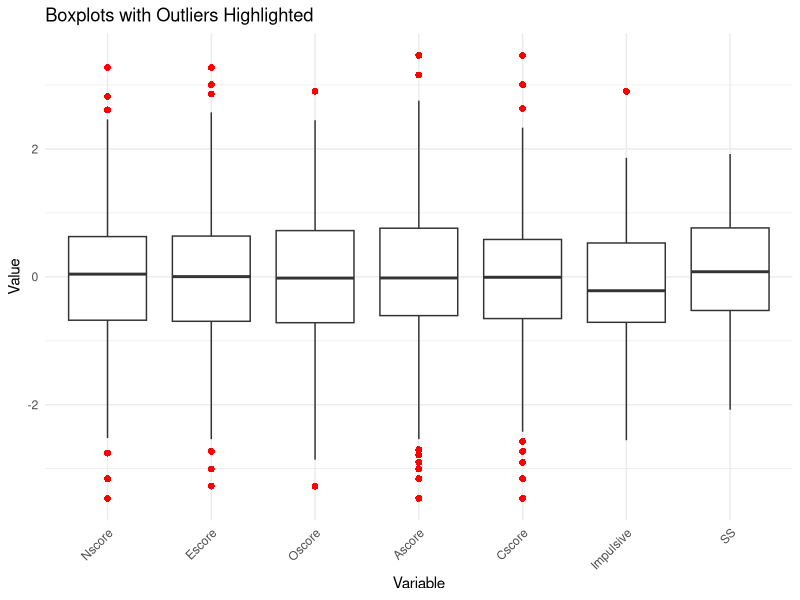
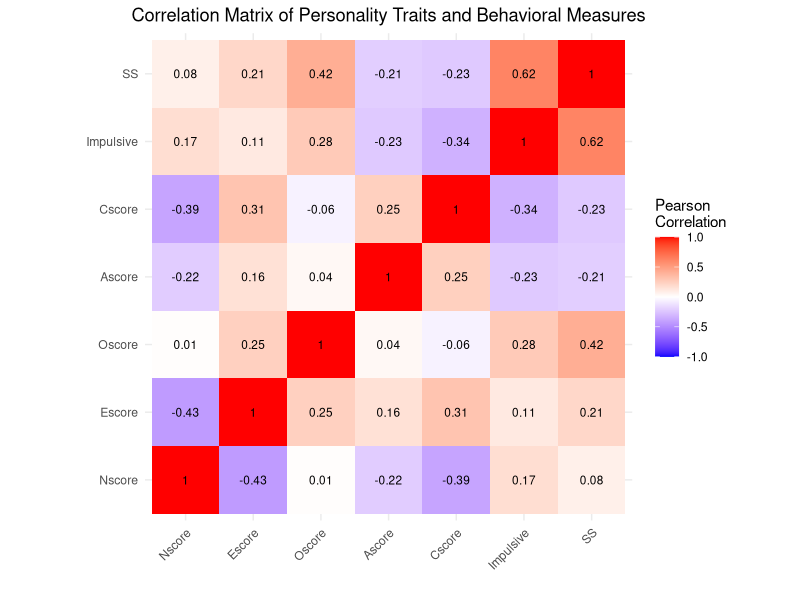
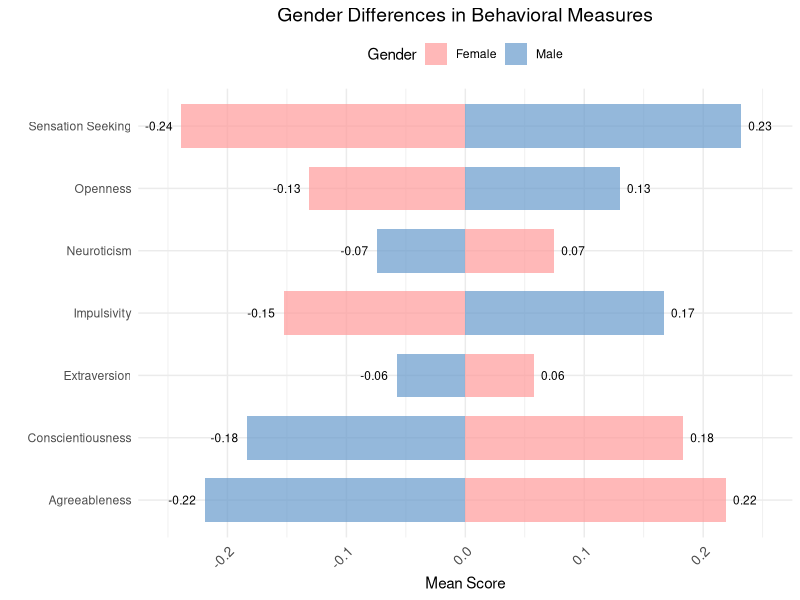

The R source for these figures, in order:
###############################################################################
# Drug Consumption Data Analysis
###############################################################################

# Load required libraries
library(dplyr)
library(ggplot2)
library(reshape2)


# Read the CSV file
drug_data <- read.csv("Data/drug_consumption.csv")

###############################################################################
# Define mappings and column information
###############################################################################

# Column names for the dataset
column_names <- c(
  "Index", "ID", "Age", "Gender", "Education", "Country", "Ethnicity", 
  "Nscore", "Escore", "Oscore", "Ascore", "Cscore", "Impulsive", "SS", 
  "Alcohol", "Amphet", "Amyl", "Benzos", "Caff", "Cannabis", "Choc", "Coke", 
  "Crack", "Ecstasy", "Heroin", "Ketamine", "Legalh", "LSD", "Meth", 
  "Mushrooms", "Nicotine", "Semer", "VSA"
)

# Drug column names
drug_columns <- c(
  "Alcohol", "Amphet", "Amyl", "Benzos", "Caff", "Cannabis", 
  "Choc", "Coke", "Crack", "Ecstasy", "Heroin", "Ketamine", 
  "Legalh", "LSD", "Meth", "Mushrooms", "Nicotine", "Semer", "VSA"
)

# Mapping of drug consumption classes to their meanings
consumption_mapping <- c(
  "CL0" = "Never Used",
  "CL1" = "Used over a Decade Ago",
  "CL2" = "Used in Last Decade", 
  "CL3" = "Used in Last Year",
  "CL4" = "Used in Last Month",
  "CL5" = "Used in Last Week",
  "CL6" = "Used in Last Day"
)

# Map Age values to their meaning
age_mapping <- c(
  "-0.95197" = "18-24",
  "-0.07854" = "25-34",
  "0.49788" = "35-44",
  "1.09449" = "45-54",
  "1.82213" = "55-64",
  "2.59171" = "65+"
)

# Map Gender values to their meaning
gender_mapping <- c(
  "0.48246" = "Female",
  "-0.48246" = "Male"
)

# Map Education values to their meaning
education_mapping <- c(
  "-2.43591" = "Left school before 16 years",
  "-1.73790" = "Left school at 16 years",
  "-1.43719" = "Left school at 17 years",
  "-1.22751" = "Left school at 18 years",
  "-0.61113" = "Some college or university, no certificate or degree",
  "-0.05921" = "Professional certificate/diploma",
  "0.45468" = "University degree",
  "1.16365" = "Masters degree",
  "1.98437" = "Doctorate degree"
)

# Map Country values to their meaning
country_mapping <- c(
  "-0.09765" = "Australia",
  "0.24923" = "Canada",
  "-0.46841" = "New Zealand",
  "-0.28519" = "Other",
  "0.21128" = "Republic of Ireland",
  "0.96082" = "UK",
  "-0.57009" = "USA"
)

# Map Ethnicity values to their meaning
ethnicity_mapping <- c(
  "-0.50212" = "Asian",
  "-1.10702" = "Black",
  "1.90725" = "Mixed-Black/Asian",
  "0.12600" = "Mixed-White/Asian",
  "-0.22166" = "Mixed-White/Black",
  "0.11440" = "Other",
  "-0.31685" = "White"
)

###############################################################################
# Data Processing
###############################################################################

# Rename the columns 
colnames(drug_data) <- column_names

# Convert demographic columns to descriptive values
drug_data$Age <- age_mapping[as.character(drug_data$Age)]
drug_data$Gender <- gender_mapping[as.character(drug_data$Gender)]
drug_data$Education <- education_mapping[as.character(drug_data$Education)]
drug_data$Country <- country_mapping[as.character(drug_data$Country)]
drug_data$Ethnicity <- ethnicity_mapping[as.character(drug_data$Ethnicity)]

# Convert all drug consumption columns to descriptive values
for (col in drug_columns) {
  drug_data[[col]] <- consumption_mapping[as.character(drug_data[[col]])]
}

###############################################################################
# Data Cleaning - Missing values
###############################################################################

# Remove unnecessary column
drug_data <- drug_data[, -which(names(drug_data) == "ID")]

# Check for NA values in each column
na_by_column <- sapply(drug_data, function(x) sum(is.na(x)))
cat("NA values by column:\n")

# Print only columns with NA values
cat("Number of missing values by columnn")
print(na_by_column[na_by_column > 0]) 

# Replace NA values with "Not Provided"
drug_data$Education[is.na(drug_data$Education)] <- "Not Provided"
drug_data$Ethnicity[is.na(drug_data$Ethnicity)] <- "Not Provided"

###############################################################################
# Data Cleaning - Looking for outliers
###############################################################################
# Define numeric columns for outlier analysis
numeric_cols <- c("Nscore", "Escore", "Oscore", "Ascore", "Cscore", "Impulsive", "SS")

# Function to identify outliers using IQR method
identify_outliers_iqr <- function(x) {
  q1 <- quantile(x, 0.25, na.rm = TRUE)
  q3 <- quantile(x, 0.75, na.rm = TRUE)
  iqr <- q3 - q1
  lower_bound <- q1 - 1.5 * iqr
  upper_bound <- q3 + 1.5 * iqr
  
  return(data.frame(
    min = min(x, na.rm = TRUE),
    q1 = q1,
    median = median(x, na.rm = TRUE),
    mean = mean(x, na.rm = TRUE),
    q3 = q3,
    max = max(x, na.rm = TRUE),
    iqr = iqr,
    lower_bound = lower_bound,
    upper_bound = upper_bound,
    n_outliers_below = sum(x < lower_bound, na.rm = TRUE),
    n_outliers_above = sum(x > upper_bound, na.rm = TRUE),
    total_outliers = sum(x < lower_bound | x > upper_bound, na.rm = TRUE),
    outlier_percentage = round(100 * sum(x < lower_bound | x > upper_bound, na.rm = TRUE) / length(x[!is.na(x)]), 2)
  ))
}

# Apply outlier detection to all numeric columns
outlier_summary <- data.frame()
for (col in numeric_cols) {
  result <- identify_outliers_iqr(drug_data[[col]])
  result$variable <- col
  outlier_summary <- rbind(outlier_summary, result)
}

# Display summary of outliers
# outlier_summary <- outlier_summary[, c("variable", "min", "q1", "median", "mean", "q3", "max", 
#                                        "iqr", "lower_bound", "upper_bound", 
#                                        "n_outliers_below", "n_outliers_above", 
#                                        "total_outliers", "outlier_percentage")]
# print(outlier_summary)

# Create a function to visualize outliers with boxplots
plot_outliers <- function(drug_data, columns) {
  # Explicitly use reshape2::melt to avoid namespace issues
  melted_data <- reshape2::melt(drug_data[, columns], id.vars = NULL)
  
  # Create boxplot
  ggplot(melted_data, aes(x = variable, y = value)) +
    geom_boxplot(outlier.colour = "red", outlier.shape = 16, outlier.size = 2) +
    theme_minimal() +
    labs(title = "Boxplots with Outliers Highlighted",
         x = "Variable",
         y = "Value") +
    theme(axis.text.x = element_text(angle = 45, hjust = 1))
}

# Visualize outliers
plot_outliers(drug_data, numeric_cols)

###############################################################################
# Exploratory Data Analysis
###############################################################################

# Basic summary statistics for each numerical column
# cat("\n=== Summary Statistics for Numerical Columns ===\n")
# for (col in numeric_cols) {
#   cat("\nStatistics for", col, ":\n")
#   print(summary(drug_data[[col]]))
#   cat("Standard Deviation:", sd(drug_data[[col]], na.rm = TRUE), "\n")
#   cat("Variance:", var(drug_data[[col]], na.rm = TRUE), "\n")
# }


###############################################################################
# Heatmap
###############################################################################
# Calculate the correlation matrix
cor_matrix <- cor(drug_data[numeric_cols], use = "pairwise.complete.obs")

# Convert the correlation matrix to a data frame for ggplot
cor_df <- melt(cor_matrix)
names(cor_df) <- c("Var1", "Var2", "Correlation")

# Create a ggplot2 correlation heatmap
ggplot(data = cor_df, aes(x = Var1, y = Var2, fill = Correlation)) +
  geom_tile() +
  scale_fill_gradient2(low = "blue", high = "red", mid = "white", 
                       midpoint = 0, limit = c(-1,1), space = "Lab", 
                       name="Pearson\nCorrelation") +
  geom_text(aes(label = round(Correlation, 2)), color = "black", size = 3) +
  theme_minimal() +
  theme(
    axis.text.x = element_text(angle = 45, vjust = 1, hjust = 1),
    plot.title = element_text(hjust = 0.5)
  ) +
  coord_fixed() +
  labs(
    title = "Correlation Matrix of Personality Traits and Behavioral Measures",
    x = "",
    y = ""
  )





###############################################################################
# Gender comparison
###############################################################################

# Calculating the means of the behavioral scores
gender_results <- data.frame(
  Trait = character(),
  Female_Mean = numeric(),
  Male_Mean = numeric(),
  stringsAsFactors = FALSE
)

for (col in numeric_cols) {
  # Calculate means only
  female_mean <- mean(drug_data[drug_data$Gender == "Female", col], na.rm = TRUE)
  male_mean <- mean(drug_data[drug_data$Gender == "Male", col], na.rm = TRUE)
  
  # Add to results dataframe with only needed values
  gender_results <- rbind(gender_results, data.frame(
    Trait = col,
    Female_Mean = female_mean,
    Male_Mean = male_mean,
    stringsAsFactors = FALSE
  ))
}

# Create readable trait names
gender_results$Trait_Name <- case_when(
  gender_results$Trait == "Nscore" ~ "Neuroticism",
  gender_results$Trait == "Escore" ~ "Extraversion",
  gender_results$Trait == "Oscore" ~ "Openness",
  gender_results$Trait == "Ascore" ~ "Agreeableness",
  gender_results$Trait == "Cscore" ~ "Conscientiousness",
  gender_results$Trait == "Impulsive" ~ "Impulsivity",
  gender_results$Trait == "SS" ~ "Sensation Seeking",
  TRUE ~ gender_results$Trait
)

# Create the plot with value labels
ggplot(gender_results, aes(x = Trait_Name)) +
  # Add bars
  geom_bar(aes(y = Female_Mean, fill = "Female"), stat = "identity", position = "dodge", width = 0.7, alpha = 0.7) +
  geom_bar(aes(y = Male_Mean, fill = "Male"), stat = "identity", position = position_dodge(width = 0.7), width = 0.7, alpha = 0.7) +
  # Add value labels
  geom_text(aes(y = Female_Mean, label = sprintf("%.2f", Female_Mean)),
            position = position_dodge(width = 0.7), 
            hjust = ifelse(gender_results$Female_Mean < 0, 1.3, -0.3),  # Adjust horizontal position based on value
            size = 3) +
  geom_text(aes(y = Male_Mean, label = sprintf("%.2f", Male_Mean)),
            position = position_dodge(width = 0.7), 
            hjust = ifelse(gender_results$Male_Mean < 0, 1.3, -0.3),  # Adjust horizontal position based on value
            size = 3) +
  # Colors and formatting
  scale_fill_manual(values = c("Female" = "#FF9999", "Male" = "#6699CC"),
                    name = "Gender") +
  labs(title = "Gender Differences in Behavioral Measures",
       x = "",
       y = "Mean Score") +
  theme_minimal() +
  theme(axis.text.x = element_text(angle = 45, hjust = 1, size = 10),
        plot.title = element_text(hjust = 0.5, size = 14),
        legend.position = "top") +
  # Fixed axis limits from -0.25 to 0.25
  scale_y_continuous(limits = c(-0.25, 0.25)) +
  coord_flip()










# Print demographic distributions
cat("Age distribution:\n")
age_table <- table(drug_data$Age)
print(age_table)
print(round(100 * prop.table(age_table), 1))

cat("\nGender distribution:\n")
gender_table <- table(drug_data$Gender)
print(gender_table)
print(round(100 * prop.table(gender_table), 1))

cat("\nEducation distribution:\n")
education_table <- table(drug_data$Education)
print(education_table)
print(round(100 * prop.table(education_table), 1))

cat("\nCountry distribution:\n")
country_table <- table(drug_data$Country)
print(country_table)
print(round(100 * prop.table(country_table), 1))

cat("\nEthnicity distribution:\n")
ethnicity_table <- table(drug_data$Ethnicity)
print(ethnicity_table)
print(round(100 * prop.table(ethnicity_table), 1))


sample <- head(25)
write.csv(drug_data, "Data/sample.csv", row.names = FALSE) 
